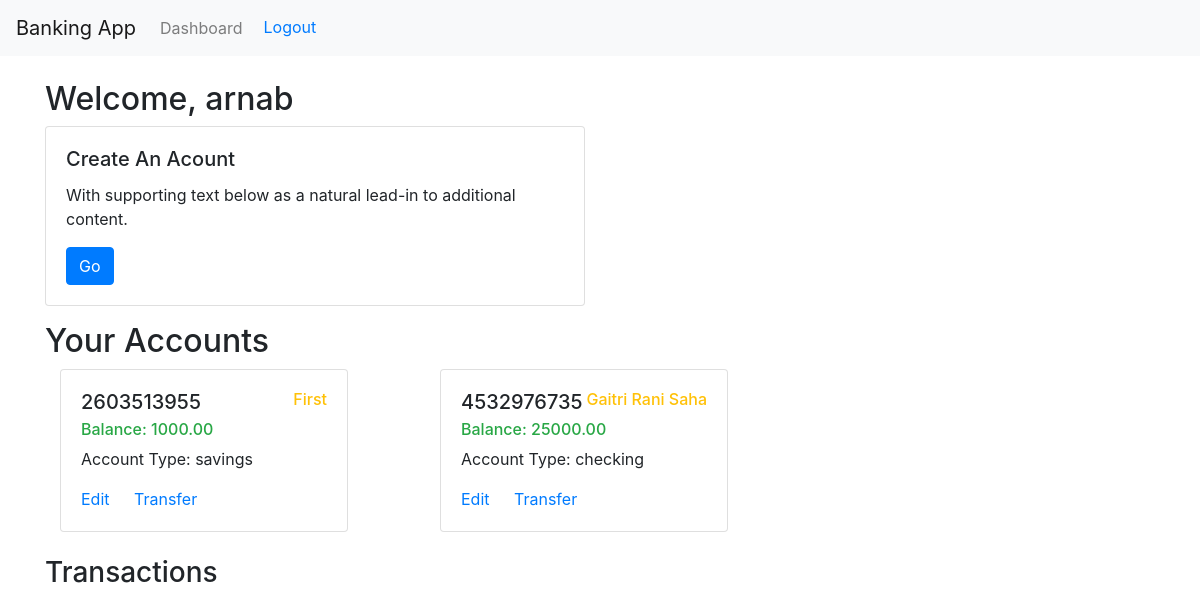
Screenshot of /banking/dashboard/ (signed in) with the database file from the repository.
### banking/models.py (models this page shows, shortened)
class Account(models.Model):
    ACCOUNT_TYPES = (
        ('savings', 'Savings'),
        ('checking', 'Checking'),
    )
    user = models.ForeignKey(User, on_delete=models.CASCADE)
    account_number = models.CharField(max_length=20, unique=True, null=True, blank=True)  # Allow null initially
    account_holder_name = models.CharField(max_length=20, null=True, blank=True)  # Allow null initially
    account_type = models.CharField(max_length=10, choices=ACCOUNT_TYPES, null=True)
    balance = models.DecimalField(max_digits=10, decimal_places=2, default=0)
    created_at = models.DateTimeField(auto_now_add=True, null=True, blank=True)  # Allow null initially
    updated_at = models.DateTimeField(auto_now=True, null=True, blank=True)  # Allow null initially
    is_active = models.BooleanField(default=True)

### banking/views.py (the view)
# urls.py: path('dashboard/', views.dashboard, name='dashboard'),
@login_required
def dashboard(request):
    try:
        accounts = Account.objects.filter(user=request.user)
        transactions = Transaction.objects.filter(account__in=accounts)  # Get transactions for all accounts
        username = request.user
        return render(request, 'banking/dashboard.html', {'accounts': accounts, 'transactions': transactions, 'user': username})
    except Account.DoesNotExist:
        return render(request, 'banking/dashboard.html', {'error': 'Account does not exist.'})

### banking/templates/banking/dashboard.html (shortened to what this page needs)
{% extends 'banking/base.html' %}
{% block content %}
    <h2>Welcome, {{ user }}</h2>
    <div class="row">
        <div class="col-sm-6">
            <div class="card">
            <div class="card-body">
                <h5 class="card-title">Create An Acount</h5>
                <p class="card-text">With supporting text below as a natural lead-in to additional content.</p>
                <a class="btn btn-primary"  href="{% url 'create_account' %}">Go</a>
            </div>
            </div>
        </div>
    </div>
    {% if error %}
        <p>{{ error }}</p>
        <div class="container">
            <div class="row">
                <div class="col-sm-6">
                    <div class="card">
                    <div class="card-body">
                        <h5 class="card-title">Create An Acount</h5>
                        <p class="card-text">With supporting text below as a natural lead-in to additional content.</p>
                        <a class="btn btn-primary"  href="{% url 'create_account' %}">Go</a>
                    </div>
                    </div>
                </div>
                <div class="col-sm-6">
                    <div class="card">
                    <div class="card-body">
                        <h5 class="card-title">Special title treatment</h5>
                        <p class="card-text">With supporting text below as a natural lead-in to additional content.</p>
                        <a href="#" class="btn btn-primary">Go somewhere</a>
                    </div>
                    </div>
                </div>
            </div>
        </div>
    {% else %}
        <div class="mt-3">
              <h2 >Your Accounts</h2>
            <div class="row">
                {% for account in accounts %}
                <div class="col-md-4">
                    <div class="col-md-4">
                        <div class="card mb-4" style="width: 18rem;">
                            <div class="card-body">
                                <div class="d-flex justify-content-between">
                                    <h5 class="card-title">{{ account.account_number }}</h5>
                                    <h6 class="card-title text-warning">{{ account.account_holder_name }}</h6>
                                </div>
                                <h6 class="card-subtitle mb-2 text-success fw-bold">Balance: {{ account.balance }}</h6>
                                <p class="card-text">Account Type: {{ account.account_type }}</p>
                                <a href="{% url 'edit_account' account.id %}" class="card-link">Edit</a>
                                <a href="{% url 'money_transfer' account.id  %}" class="card-link">Transfer</a>
                            </div>
                        </div>
                    </div>
                </div>
                {% endfor %}
            </div>
        </div>
        <h3>Transactions</h3>
    {% endif %}
{% endblock %}

### banking/templates/banking/base.html (shortened to what this page needs)
<!DOCTYPE html>
<html>
<head>
    <link rel="stylesheet" href="https://stackpath.bootstrapcdn.com/bootstrap/4.5.2/css/bootstrap.min.css">
</head>
<body>
    <nav class="navbar navbar-expand-lg navbar-light bg-light">
        <a class="navbar-brand" href="#">Banking App</a>
        <div class="collapse navbar-collapse" id="navbarNav">
            <ul class="navbar-nav">
                <li class="nav-item">
                    <a class="nav-link" href="{% url 'dashboard' %}">Dashboard</a>
                </li>
                {% if user.is_authenticated %}
                    <li class="nav-item">
                        <form action="{% url 'logout' %}" method="post">
                            <button type="submit" class="btn btn-link">Logout</button>
                        </form>
                    </li>
                {% endif %}
            </ul>
        </div>
    </nav>
    <div class="container mt-4">
        {% block content %}
        {% endblock %}
    </div>
</body>

### rows the page displays
Account: account_number "2603513955", account_holder_name "First", balance "1000.00", account_type "savings"
Account: account_number "4532976735", account_holder_name "Gaitri Rani Saha", balance "25000.00", account_type "checking"

### other values shown
{{ user }} "arnab"
